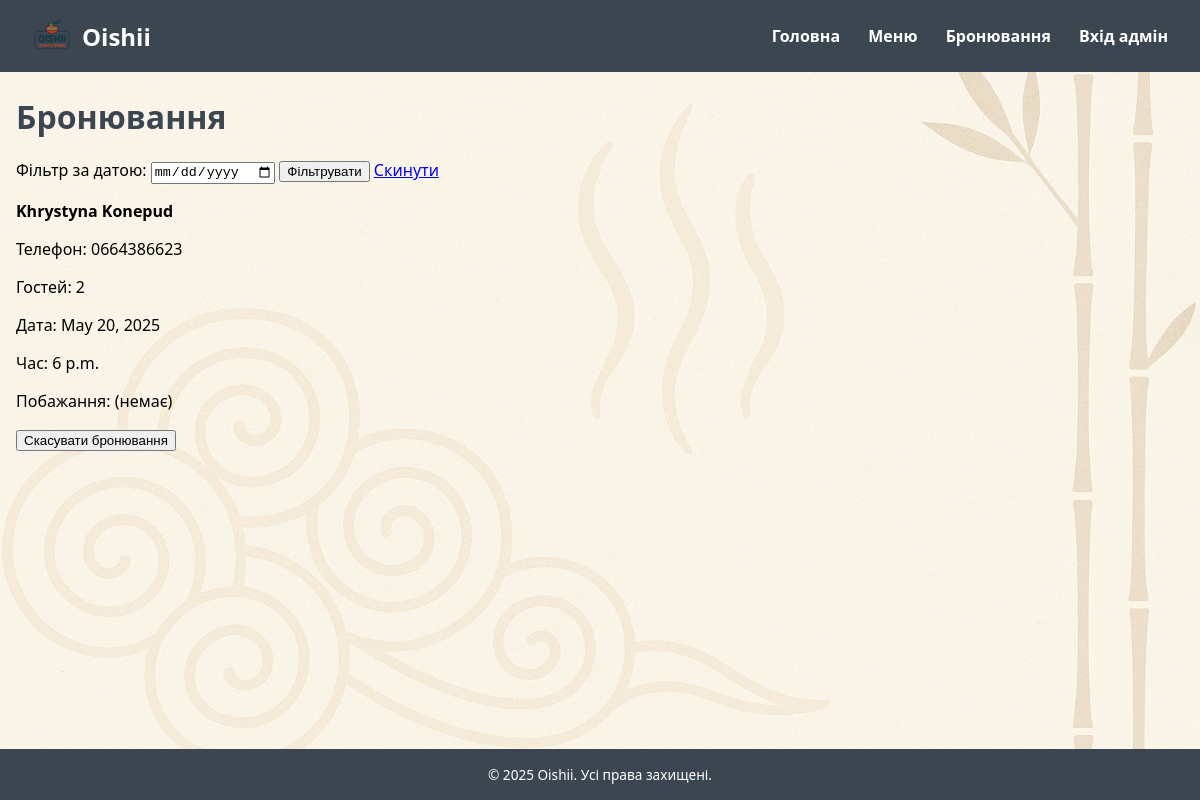
Page /reservation/list/ (signed in) on the earlier database version.
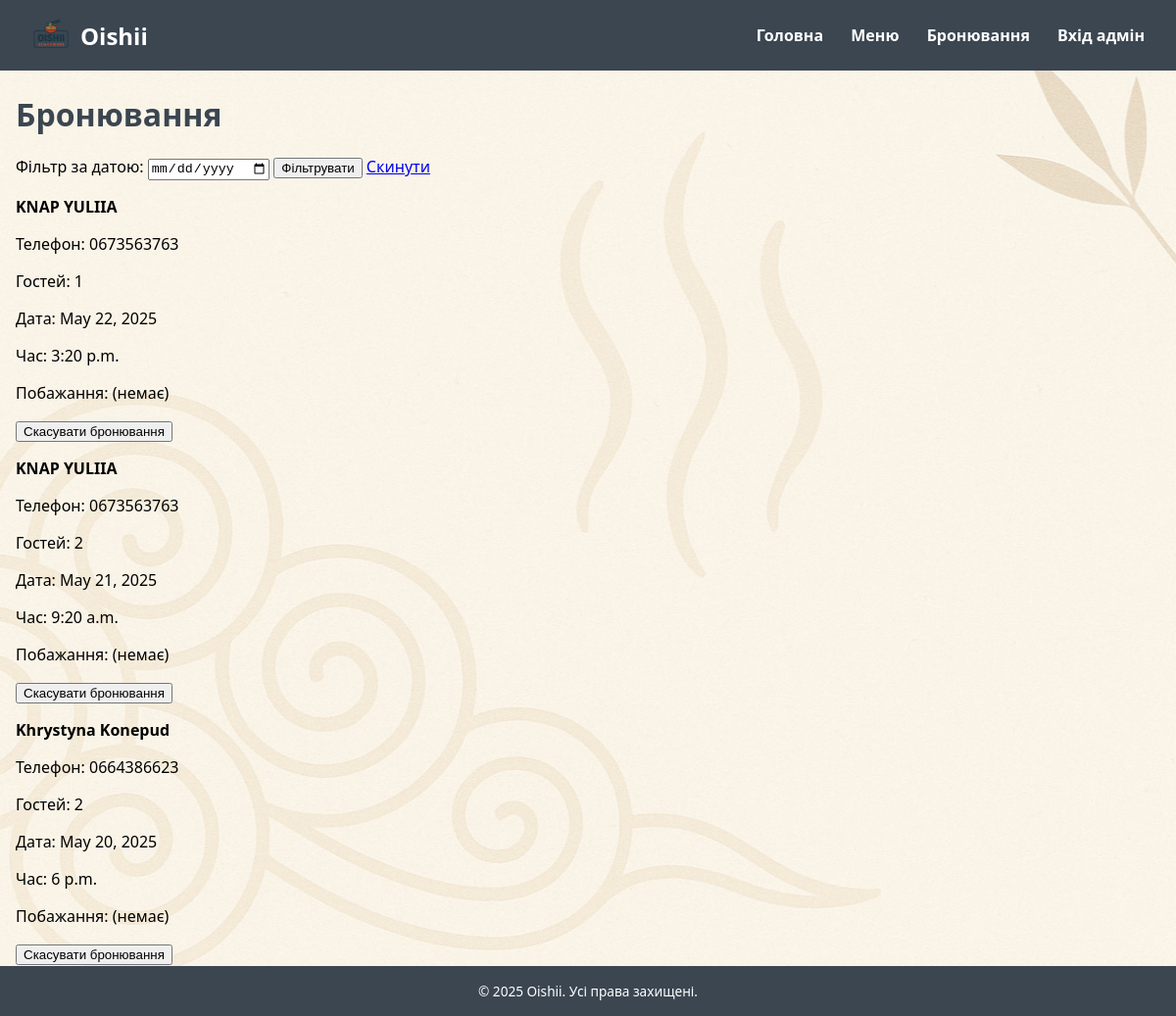
Same page on the later database version.
### Restaurant/models/reservation.py (models this page shows, shortened)
class Reservation(models.Model):
    first_name = models.CharField(max_length=50)
    last_name = models.CharField(max_length=50)
    phone = models.CharField(max_length=10)
    guests_number = models.PositiveIntegerField()
    reservation_date = models.DateField()
    reservation_time = models.TimeField()
    details = models.TextField(blank=True, null=True)
    created_at = models.DateTimeField(auto_now_add=True)
    class Meta:
        ordering = ['-created_at']

### Restaurant/views/reservation_views.py (the view, shortened to what this page needs)
# urls.py: path('reservation/list/', ReservationListView.as_view(), name='reservation_list'),
@method_decorator(login_required(login_url='/admin/login/'), name='dispatch')
@method_decorator(user_passes_test(lambda u: u.is_staff), name='dispatch')
class ReservationListView(View):
    template_name = 'reservation_list.html'
    def get(self, request):
        date_filter = request.GET.get('date')
        reservations = Reservation.objects.all()
        if date_filter:
            reservations = reservations.filter(reservation_date=date_filter)
        return render(request, self.template_name, {
            'reservations': reservations,
            'selected_date': date_filter
        })

### templates/reservation_list.html (shortened to what this page needs)
{% extends "base.html" %}
{% load static %}
{% block content %}
<div class="content-wrapper">
<h1 style="color: var(--header-bg); text-align: left;">Бронювання</h1>
<form method="get" class="filter-form">
  <label for="date">Фільтр за датою:</label>
  <input type="date" id="date" name="date" value="{{ selected_date }}">
  <button type="submit">Фільтрувати</button>
  <a href="{% url 'reservation_list' %}">Скинути</a>
</form>
{% if reservations %}
  {% for res in reservations %}
  <div class="reservation-item">
    <p><strong>{{ res.first_name }} {{ res.last_name }}</strong></p>
    <p>Телефон: {{ res.phone }}</p>
    <p>Гостей: {{ res.guests_number }}</p>
    <p>Дата: {{ res.reservation_date }}</p>
    <p>Час: {{ res.reservation_time }}</p>
    <p>Побажання: {{ res.details|default:"(немає)" }}</p>
    <form method="post" style="margin-top:10px;">
      <button type="submit" class="cancel-btn" onclick="return confirm('Ви впевнені, що хочете скасувати бронювання?');">Скасувати бронювання</button>
    </form>
  </div>
  {% endfor %}
{% else %}
  <p>Немає бронювань.</p>
{% endif %}
</div>
{% endblock %}

Differences in the rows shown:
added Reservation: first_name "KNAP", last_name "YULIIA", phone "0673563763", guests_number "1", reservation_date "May 22, 2025", reservation_time "3:20 p.m.", details "(немає)"
added Reservation: first_name "KNAP", last_name "YULIIA", phone "0673563763", guests_number "2", reservation_date "May 21, 2025", reservation_time "9:20 a.m.", details "(немає)"
